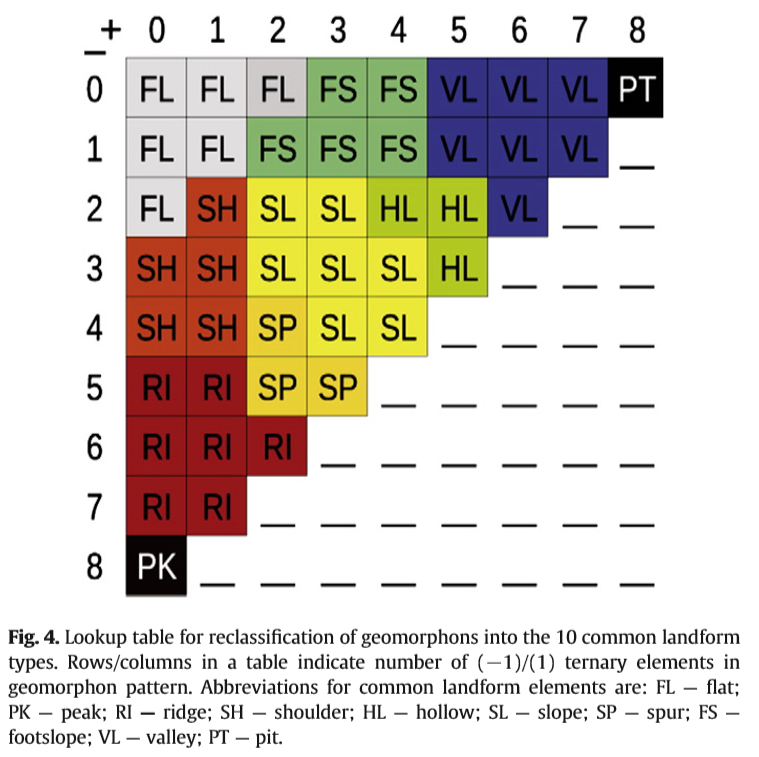
#> input picture develop/geomorphons_fig4.png, 759 x 757 px
$ jupyter execute --allow-errors 'Geomorphons, Openness, and Terrain Codes.ipynb'
#> lines starting #> are read from the running program, lines starting #| are printed output that depends on the picture
### neilpy.py
# -*- coding: utf-8 -*-
"""
Created on Fri Dec  1 21:40:01 2017

@author: Thomas Pingel
"""

#%%
import struct
import pandas as pd
import numpy as np
import matplotlib.pyplot as plt
import rasterio
import scipy.ndimage as ndi
from scipy import stats
from scipy import sparse
from scipy import linalg
from scipy.signal import convolve2d
from scipy import interpolate
from PIL import Image
from skimage.util import apply_parallel


#%% Raster visualization functions

# http://edndoc.esri.com/arcobjects/9.2/net/shared/geoprocessing/spatial_analyst_tools/how_hillshade_works.htm
# [94 lines left out: functions esri_slope, slope, aspect, hillshade, multiple_illumination, pssm and 1 more, not called in this run]


#%% Lidar routines
"""
References:
http://stackoverflow.com/questions/16573089/reading-binary-data-into-pandas
https://docs.scipy.org/doc/numpy/reference/arrays.dtypes.html
LAZ http://howardbutler.com/javascript-laz-implementation.html
"""

# Reads a file into pandas dataframe
# Originally developed as research/current/lidar/bonemap
# A pure python las reader
# [263 lines left out: functions read_las, create_dem, inpaint_nans_by_fda, unique_rows, inpaint_nans_by_springs, not called in this run]


#%%

# TODO: add SMRF, add GEOMORPHONS, SWISS SHADING, more INTERPOlATORS


#%%

# ashift pulls a copy of the raster shifted.  0 shifts upper-left to lower right
# 1 shifts top-to-bottom, etc.  Clockwise from upper left.
def ashift(surface,direction,n=1):
    surface = surface.copy()
    if direction==0:
        surface[n:,n:] = surface[0:-n,0:-n]
    elif direction==1:
        surface[n:,:] = surface[0:-n,:]
    elif direction==2:
        surface[n:,0:-n] = surface[0:-n,n:]
    elif direction==3:
        surface[:,0:-n] = surface[:,n:]
    elif direction==4:
        surface[0:-n,0:-n] = surface[n:,n:]
    elif direction==5:
        surface[0:-n,:] = surface[n:,:]
    elif direction==6:
        surface[0:-n,n:] = surface[n:,0:-n]
    elif direction==7:
        surface[:,n:] = surface[:,0:-n]
    return surface


#%%

def openness(Z,cellsize=1,lookup_pixels=1,neighbors=np.arange(8)):

    nrows, ncols = np.shape(Z)

    # neighbor directions are clockwise from top left,starting at zero
    # neighbors = np.arange(8)

    # Define a (fairly large) 3D matrix to hold the minimum angle for each pixel
    # for each of the requested directions (usually 8)
    opn = np.Inf * np.ones((len(neighbors),nrows,ncols))

    # Define an array to calculate distances to neighboring pixels
    dlist = np.array([np.sqrt(2),1])

    # Calculate minimum angles
    for L in np.arange(lookup_pixels)+1:
        for i,direction in enumerate(neighbors):
            # Map distance to this pixel:
            dist = dlist[direction % 2]
            dist = cellsize * L * dist
            # Angle is the arctan of the difference in elevations, divided by distance
            these_angles = (np.pi/2) - np.arctan((ashift(Z,direction,L)-Z)/dist)
            this_layer = opn[i,:,:]
            this_layer[these_angles < this_layer] = these_angles[these_angles < this_layer]
            opn[i,:,:] = this_layer

    # Openness is definted as the mean of the minimum angles of all 8 neighbors
    return np.rad2deg(np.mean(opn,0))


#%%

# This routine uses openness to generate a ternary pattern based on the
# difference of the positive and negative openness values.  If the difference
# is above a supplied threshold, the value is "high" or 2.  If the difference
# is below the threshold, it is 1 or "equal".  If the difference is less than
# the negative threshold, it is 0 or "low".

# The algorithm proceeds through each 8 directions, one at a time, building
# a list of 8 ternary values (e.g., 21120210).  Previously, these would have
# been recorded, and then converted to decimal; here they are converted
# to decimal as it progresses.  Upper left pixel is the least significant
# digit, left pixel is the most significant pixel.

def ternary_pattern_from_openness(Z,cellsize=1,lookup_pixels=1,threshold_angle=0,use_negative_openness=True):
    pows = 3**np.arange(8)
    #bc = np.zeros(np.shape(Z),dtype=np.uint32)
    tc = np.zeros(np.shape(Z),dtype=np.uint16)
    f = 1
    for i in range(8):
        O = openness(Z,cellsize,lookup_pixels,neighbors=np.array([i]))
        if use_negative_openness:
            O = O - openness(-Z,cellsize,lookup_pixels,neighbors=np.array([i]))
        else:
            O = O - 90.0
        tempMat = np.ones(np.shape(tc),dtype=np.uint32)
        tempMat[O > threshold_angle] = 2;
        tempMat[O < -threshold_angle] = 0;

        # Record the result.
        #bc = bc + f*tempMat;
        tc = tc + tempMat*pows[i]

        # Increment f
        f = f * 10;

    return tc


#%%
# This is a general purpose function that coverts a base 10 integer to a string
# representation of a base b number.
# e.g. 5,2 -> '00000101'
# Adapted from https://stackoverflow.com/questions/2267362/how-to-convert-an-integer-in-any-base-to-a-string
def int2base(x,b,alphabet='0123456789abcdefghijklmnopqrstuvwxyz',min_digits=8):
    rets=''
    while x>0:
        x,idx = divmod(x,b)
        rets = alphabet[idx] + rets
    if len(rets) < min_digits:
        pad = ''
        for i in range(min_digits - len(rets)):
            pad = pad + '0'
        rets = pad + rets
    return rets


#%%
# A helper function that generates a lookup table mapping each 8-digit string
# code to its rotational and reflectional equivalents, and return back the
# base 10 integer that corresponds to the minimum of these.
# For instance, going from top left to left (clockwise):
# 0 0 0        2 1 0           0 1 2
# 1   2   ->   2   0      ->   0   2
# 2 2 2        2 2 0           0 2 2
# Original    90 degree        reflection
# '00022221'  '21000222'      '01222200'    : String codes (Base 3 representation)
# 241        5129             1449          : Terrain code (Base 10 Representation)
#
# Lowest Equivalent: 161, '00012222'

def get_lowest_equivalent(terrain_code):
    s = int2base(terrain_code,3)
    min_val = int(s,3)
    for j in range(1,16):
        s = s[-1] + s[:7]
        min_val = min(min_val,int(s,3))
        if j==7:
            s = s[::-1]
    return min_val

#%%

# Applies either a strict or loose lookup table to a terrain code to transform
# into a standardized list of terrain types.  Zero is "undefined".
#
# Strict uses only the eight neighbors, and must match precisely.  For instance,
# to be "flat", ALL of the eight neighbors must have been classified as equal
# within the tolerance value (i.e., all are "1").
#
# In contrast, the loose method counts the number of cells higher, and the
# number of cells lower, so a "flat" area is any where the  number of cells
# with a higher value is three or less, and the number of cells with a lower
# value is also three of less, AND the total number of higher or lower
# is not more than 3 (i.e., at least 5 are strictly "flat")
def terrain_code_to_geomorphon(terrain_code,method='loose'):
    geomorphon = None
    method_options = ['strict','loose']
    if method not in method_options:
        print('method should be one of',method_options)
    else:
        lookup_table = np.zeros(3**8,np.uint8)
        if method=='strict':
            lookup_table[3280] = 1  # Flat
            lookup_table[0] = 2     # Peak
            lookup_table[82] = 3    # Ridge
            lookup_table[121] = 4   # Shoulder
            lookup_table[26] = 5    # Spur
            lookup_table[160] = 6   # Slope
            lookup_table[242] = 7   # Hollow
            lookup_table[3293] = 8  # Footslope
            lookup_table[4346] = 9  # Valley
            lookup_table[6560] = 10 # Pit
        elif method=='loose':
            lookup_table = np.zeros(3**8,np.uint8)
            strict_table = np.zeros((9,9),dtype=np.uint8)
            #                      (Fig 4., Jasiewicz and Stepinksi, 2013)
            #                      Number of cells higher
            strict_table[0,:]   = [1,1,1,8,8,9,9,9,10] #
            strict_table[1,:8]  = [1,1,8,8,8,9,9,9]    # Num
            strict_table[2,:7]  = [1,4,6,6,7,7,9]      # Cells
            strict_table[3,:6]  = [4,4,6,6,6,7]        # Lower
            strict_table[4,:5]  = [4,4,5,6,6]
            strict_table[5,:4]  = [3,3,5,5]
            strict_table[6,:3]  = [3,3,3]
            strict_table[7,:2]  = [3,3]
            strict_table[8,:1]  = [3]
            for i in range(3**8):
                base = int2base(i,3)
                r,c = base.count('0'), base.count('2')
                lookup_table[i] = strict_table[r,c]
    geomorphon = lookup_table[terrain_code]
    return geomorphon

#%%
# [23 lines left out: functions geomorphon_cmap, write_worldfile, not called in this run]


#%%

# https://stackoverflow.com/questions/14448763/is-there-a-convenient-way-to-apply-a-lookup-table-to-a-large-array-in-numpy
def get_geomorphons(Z,cellsize=1,lookup_pixels=5,threshold_angle=1,use_negative_openness=True,method='loose',outfile=None,out_transform=None):
    terrain_code = ternary_pattern_from_openness(Z,cellsize=cellsize, \
                                                 lookup_pixels=lookup_pixels, \
                                                 threshold_angle=threshold_angle, \
                                                 use_negative_openness=use_negative_openness)
    lookup_table = np.array([get_lowest_equivalent(x) for x in np.arange(3**8)])
    terrain_code = lookup_table[terrain_code]
    geomorphon = terrain_code_to_geomorphon(terrain_code,method='loose')

    if not outfile==None:
        im = Image.fromarray(geomorphon,mode='L')
        im.putpalette(geomorphon_cmap())
        im.save(outfile)
        if not out_transform==None:
            write_worldfile(out_transform,outfile[:-3] + 'pgw')
        del im

    return geomorphon

#%%

def get_geomorphon_from_openness(Z,cellsize=1,lookup_pixels=1,threshold_angle=1):
#    cellsize = cell
#    lookup_pixels = 10
#    threshold_angle = 1
    #
    num_pos = np.zeros(np.shape(Z),dtype=np.uint8)
    num_neg = np.zeros(np.shape(Z),dtype=np.uint8)

    for i in range(8):
        O = openness(Z,cellsize,lookup_pixels,neighbors=np.array([i]))
        O = O - openness(-Z,cellsize,lookup_pixels,neighbors=np.array([i]))
        num_pos[O > threshold_angle] = num_pos[O > threshold_angle] + 1
        num_neg[O < -threshold_angle] = num_neg[O < -threshold_angle] + 1

    lookup_table = np.zeros((9,9),dtype=np.uint8)
    #                      Number of cells higher
    lookup_table[0,:]   = [1,1,1,8,8,9,9,9,10] #
    lookup_table[1,:8]  = [1,1,8,8,8,9,9,9]    # Num
    lookup_table[2,:7]  = [1,4,6,6,7,7,9]      # Cells
    lookup_table[3,:6]  = [4,4,6,6,6,7]        # Lower
    lookup_table[4,:5]  = [4,4,5,6,6]
    lookup_table[5,:4]  = [3,3,5,5]
    lookup_table[6,:3]  = [3,3,3]
    lookup_table[7,:2]  = [3,3]
    lookup_table[8,:1]  = [3]

    geomorphons = lookup_table[num_neg.ravel(),num_pos.ravel()].reshape(np.shape(Z))

    return geomorphons

#%%

### examples/Geomorphons, Openness, and Terrain Codes.ipynb
[cell 1]
import neilpy
import rasterio
import matplotlib.pyplot as plt
import numpy as np
from skimage.util import apply_parallel
from PIL import Image
from mpl_toolkits.mplot3d import Axes3D

from scipy.stats import itemfreq
import pandas as pd

Start by loading a sample DEM.  I downloaded an area near <a href="https://en.wikipedia.org/wiki/Mount_Washington_(New_Hampshire)" target="_blank">Mt. Washington, New Hampshire</a> from the National Map, and reprojected it into Mercator.

#> (a cell that did not finish here is left out)

Geomorphons are terrain classes that correspond to particular kinds of terrain.  These kinds include peaks, valleys, ridges, and so on.  A peak, for example, is defined by a high central pixel with lower surrounding pixels.  A slope is defined by an area where about half of the surrounding pixels are higher than a central pixel, and abouth half are lower.  The neighborhood of a geomorphon is supplied by the user, and "higher or lower" is calculated by openness.  For the full range of geomorphons, see Figures 3 and 4 from <a href="https://doi.org/10.1016/j.geomorph.2012.11.005" target="_blank">Jasiewicz and Stepinksi's paper</a>.  The user also needs to supply an angle as a threshold value for determining whether a surrounding pixel is "near flat", so the geomorphon calculation is ternary (a neighboring pixel is higher, about flat, or lower).

Following an <A href="http://sil.uc.edu/geom/app" target="_blank">online implementation</a> of geomorphons, results are keyed in the following way:

1 – flat, 2 – peak, 3 - ridge, 4 – shoulder, 5 – spur, 6 – slope, 7 – hollow, 8 – footslope, 9 – valley, and 10 – pit

[cell 3]
plt.figure(figsize=((10,5)),dpi=300)
plt.subplot(121)
fig = plt.imshow(plt.imread('../develop/geomorphons_fig4.png'))
plt.axis('off')
fig.axes.get_xaxis().set_visible(False)
fig.axes.get_yaxis().set_visible(False)

plt.subplot(122)
fig = plt.imshow(plt.imread('../develop/geomorphons_fig3.png'))
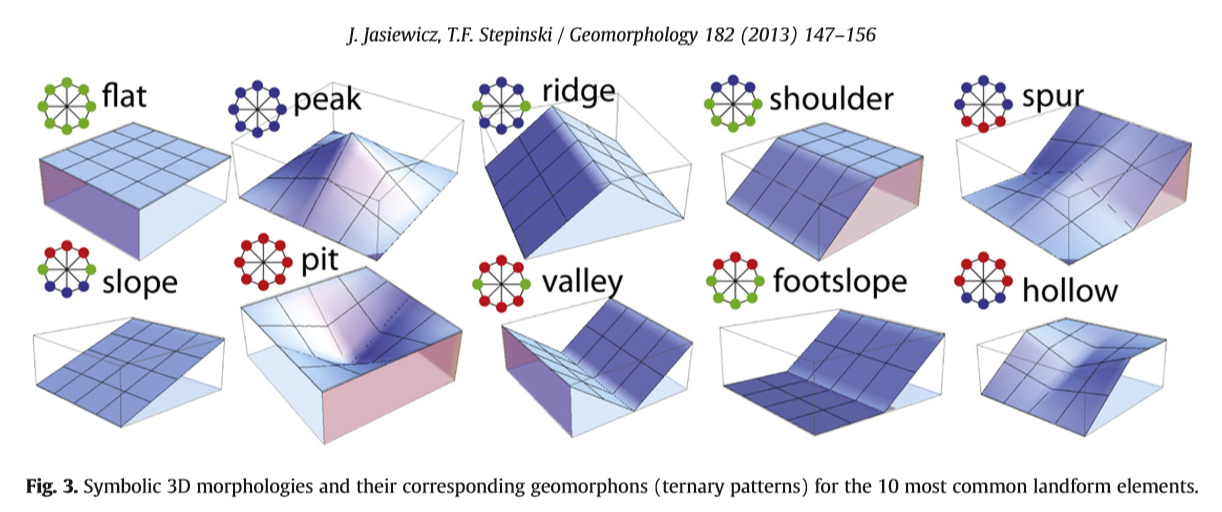
#> input picture develop/geomorphons_fig3.png, 1222 x 512 px
plt.axis('off')
fig.axes.get_xaxis().set_visible(False)
fig.axes.get_yaxis().set_visible(False)
plt.show()
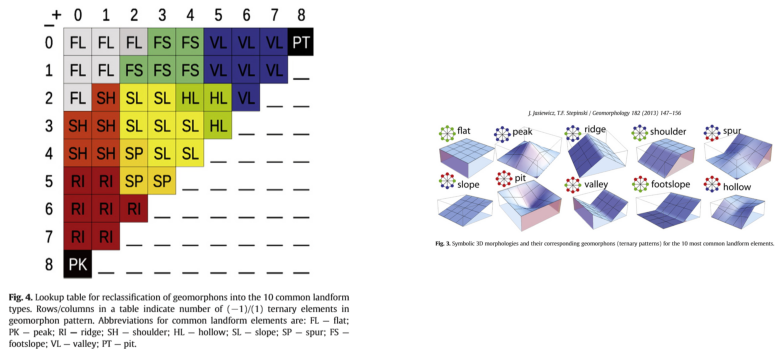
#> figure drawn by matplotlib, 2 panels

#> (a cell that did not finish here is left out)

#> (a cell that did not finish here is left out)

#> (a cell that did not finish here is left out)

#> (a cell that did not finish here is left out)

# Openness

Geomorphons relies on an openness calculation, where openness is essentially the average angular view of the sky at a given point.  Openness uses a neighborhood distance (supplied by the user), and searches along the 8 primary directions (N, NE, E, etc.) up to the distance limit (in pixels) of the neighborhood.  Positive openness for a given axis is the angular view from the pixel to the highest point along that axis, and the positive openness value for a pixel is the average of the 8 axes.  Negative openness is the angle from nadir to the lowest point along the axis.  Geomorphons uses the difference between positive and negative openness as the basis for its calculation.

Rather than implementing negative openness separately, it is calculated as the positive openness of the negative DEM.

#> (a cell that did not finish here is left out)

[cell 9]
plt.figure(figsize=((10,5)))
plt.subplot(121)
#> (the rest of this cell did not finish here and is left out)

## A Closer Look at Geomorphons

Geomorphons follows several other interprations of terrain as topological relationships between a pixel and its neighbors.  For other examples, see <a href="https://doi.org/10.1080/15230406.2016.1164625" target="_blank">Clarke and Romero (2017)</a> and <a href="https://scholar.google.com/scholar?q=The+Geomorphological+Characterisation+of+Digital+Elevation+Models&hl=en&as_sdt=0&as_vis=1&oi=scholart&sa=X&ved=0ahUKEwjlyoXFjdjYAhWB0YMKHRk0AwkQgQMIJzAA" target="_blank">Wood's dissertation work (1996)</a>.  For these examples, cellsize is assumed a default of 1, and a slope threshold of 1.

[cell 10]
# Given a small, 3x3 neighborhood of a "peak", calculate a geomorphon for the central pixel

ZI = np.array([[1,1,1],[1,2,1],[1,1,1]])
G = neilpy.get_geomorphon_from_openness(ZI,lookup_pixels=1)

print(ZI)
print('Geomorphon code:',G[1,1])

# Block visualization
fig = plt.figure(figsize=(8, 3))
ax1 = fig.add_subplot(121, projection='3d')
x,y = np.meshgrid(np.arange(3),np.arange(3))
ax1.bar3d(x.ravel(), y.ravel(), np.zeros_like(ZI.ravel()), 1, 1, ZI.ravel(), shade=True)

plt.show()
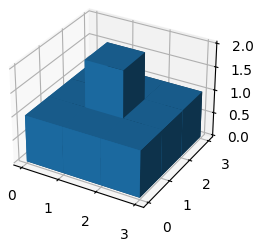
#> figure drawn by matplotlib, 1 panel

[cell 11]
# Use Figure 3 from J&S to design and test any 3D morphology
# 1 – flat, 2 – peak, 3 - ridge, 4 – shoulder, 5 – spur, 6 – slope, 7 – hollow, 8 – footslope, 9 – valley, and 10 – pit

ZI = np.array([[0,0,0],[2,1,2],[2,2,2]])
G = neilpy.get_geomorphon_from_openness(ZI,lookup_pixels=1)

print(ZI)
print('Geomorphon code:',G[1,1])

[cell 12]
ZI = np.array([[0,0,0],[0,1,0],[0,0,0]])
G = neilpy.get_geomorphons(ZI,lookup_pixels=1)

print(ZI)
print('Geomorphon code:',G[1,1])

[cell 13]
# The geomorphons classification is actually a great simplification of the topology of terrain.  It happens that only the
# ternary classification is counted, and the arrangement of highs and lows is irrelevant:

# This is a slope
ZI = np.array([[0,0,0],[1,1,1],[2,2,2]])
G = neilpy.get_geomorphon_from_openness(ZI,lookup_pixels=1)
print('Geomorphon code:',G[1,1])

# But this is a more complex terrain, classified as slope because it has the same number of "highs" and "lows"
ZI = np.array([[0,1,2],[2,1,0],[0,1,2]])
G = neilpy.get_geomorphon_from_openness(ZI,lookup_pixels=1)
print('Geomorphon code:',G[1,1])

[cell 14]
# To retrieve the full terrain code classification, first generate a ternary pattern (from openness or another routine), and
# then find the lowest reflectional and rotational equivlent:

ZI = np.array([[0,0,0],[1,1,1],[2,2,2]])
TC = neilpy.ternary_pattern_from_openness(ZI,lookup_pixels=1)
print("Original terrain code: ",TC[1,1])
#> (the rest of this cell did not finish here and is left out)

## Frequencies of terrain codes

Most of the terrain codes fall into only a few categories; this is why most qualitative descriptions of terrain contain only 8-10 categories. J&S report that the 30 most common geomorphons (terrain codes) correspond to about 85% of all cells.

#> (a cell that did not finish here is left out)

[cell 16]
n = 30
#> (the rest of this cell did not finish here and is left out)

## How it works

While J&S implemented a filter for geomorphons, we use a directional shifting function to move a partial copy of entire array in a direction clockwise from NE-to-SE (0) to W-to-E (8).  This means that the every shift is repeated only once, making the entire solution only 8 * pixel_distance shifts.  However, it requires 8 copies of the array to be created, so it is somewhat more memory intensive than a pure neighborhood filter approach.

[cell 17]
# Openness and Geomorphons use ashift to calculate, which moves the array in a direction (1-8) specified by the user.
# The user can also specify how many pixels (n) to shift
x = np.arange(25).reshape((5,5))
print(x)
print(neilpy.ashift(x,direction=0,n=1))
